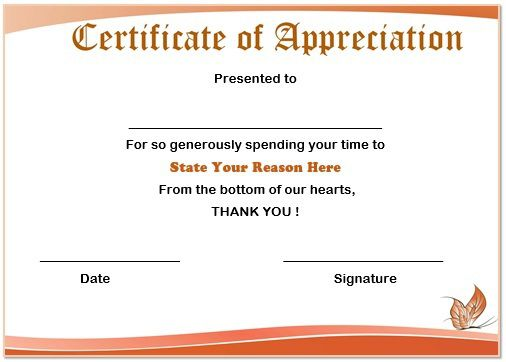
#> input picture certi1.jpg, 506 x 362 px, found by its file name
$ jupyter execute --allow-errors certificates.ipynb
#> lines starting #> are read from the running program, lines starting #| are printed output that depends on the picture
[cell 1]
import numpy as np
import cv2

[cell 2]
img=cv2.imread("C:/Users/arinia/Pictures/certi1.jpg",cv2.IMREAD_COLOR)
#> img is the input picture: shape (362, 506, 3); mean B, G, R 227.5, 233.7, 244.3

[cell 3]
font=cv2.FONT_ITALIC

[cell 4]
cv2.putText(img,"Jinia Konar",(160,120),font,0.9,(0,0,0),1,cv2.LINE_AA)
cv2.putText(img,"27-01-2019",(50,255),font,0.5,(0,0,0),1,cv2.LINE_AA)
cv2.putText(img,"VsionManit",(320,255),font,0.5,(0,0,0),1,cv2.LINE_AA)
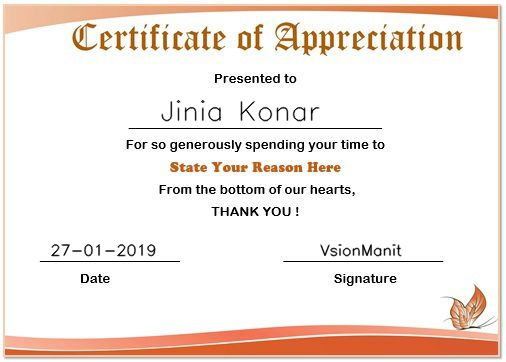
#> img: shape (362, 506, 3); mean B, G, R 226.2, 232.4, 243
cv2.imshow('image',img)
cv2.waitKey(0)
cv2.destroyAllWindows()
